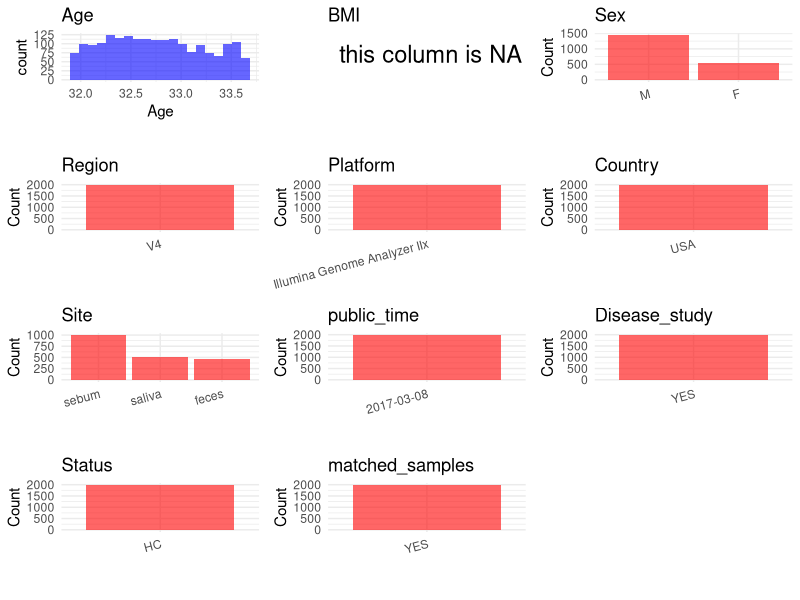

Write the R code that produced this figure. (Note: this script raises an error after producing the figure.)
## ---- chunk 1
# Load necessary libraries
library(dplyr)
library(ggplot2)
library(cowplot)
library(readxl)

# Set working directory (update this path to your local directory)
setwd("D:/oral_project/PRJEB19825")

# Read the initial metadata files
initial_meta<-read.csv("SraRunTable.csv",header = T)

# Combine the two metadata files
#meta <- rbind(initial_meta, initial_meta1)

#Remove entries non-oral samples
#initial_meta <- subset(initial_meta,isolate %in% c("saliva","tongue coat"))

# Check the number of samples containing "HT" in Sample.Name (e.g., healthy controls)
#nrow(subset(meta, grepl("HT", Sample.Name)))

# Display the first few rows of the metadata
head(initial_meta)
## ---- chunk 2
# Create a uniform metadata dataframe
metadata <- data.frame(
  BioProject = initial_meta$BioProject,
  Run = initial_meta$Run,
  sample_name = initial_meta$host_subject_id,
  Age = initial_meta$AGE,
  BMI = NA,
  Sex = initial_meta$sex,
  Region = initial_meta$target_subfragment..exp.,
  Platform = initial_meta$Instrument,
  Country = initial_meta$geo_loc_name_country,
  Site = initial_meta$env_material,
  public_time = "2017-03-08",
  PCR_primers = initial_meta$pcr_primers..exp.,
  stringsAsFactors = FALSE
)
## ---- chunk 3
metadata <- metadata %>%
  mutate(Sex = recode(Sex, "female" = "F", "male" = "M"))
## ---- chunk 4
# Add information obtained from the publication
metadata$title <- "Moving pictures of the human microbiome"
metadata$Disease_study <- "YES"
# Assign disease status based on sample_name patterns
metadata$Status <- "HC"
#get subjects id with Saliva available
keep_subjects<-subset(metadata,Site %in% "saliva")
#remove subjects without Saliva samples
metadata<-subset(metadata,sample_name %in% keep_subjects$sample_name)

#get subjects sampling counts
sample_counts <- table(metadata$sample_name)
# Create matched_samples column, any subjects have >=2 samples will be label "YES", otherwise "NO"
metadata$matched_samples <- ifelse(metadata$sample_name %in% names(sample_counts[sample_counts >= 2]), "YES", "NO")

## ---- chunk 5
# Check the number of unique runs and sample names
print(paste("Number of unique runs:", length(unique(metadata$Run))))
print(paste("Number of unique sample names:", length(unique(metadata$sample_name))))
## ---- chunk 6
# Select columns for visualization
plot_data <- metadata %>%
  select(-BioProject, -Run, -sample_name, -title)

# Function to create simple plots for each column
create_simple_plots <- function(data) {
  plots <- list()
  
  for (col in colnames(data)) {
    # Check if the column is all NA
    if (all(is.na(data[[col]]))) {
      # Create an empty plot with text indicating all NA
      p <- ggplot() +
        annotate("text", x = 0.5, y = 0.5, label = "this column is NA", size = 6) +
        labs(title = col) +
        theme_void()
    } else if (is.numeric(data[[col]])) {
      # Numeric variable: histogram
      p <- ggplot(data, aes(x = .data[[col]])) +
        geom_histogram(fill = "blue", alpha = 0.6, bins = 20, na.rm = TRUE) +
        labs(title = col) +
        theme_minimal()
    } else {
      # Categorical variable: bar plot (remove NA values)
      count_data <- as.data.frame(table(data[[col]], useNA = "ifany"))
      p <- ggplot(count_data, aes(x = reorder(Var1, -Freq), y = Freq)) +
        geom_col(fill = "red", alpha = 0.6) +
        labs(title = col, x = NULL, y = "Count") +
        theme_minimal() +
        theme(axis.text.x = element_text(angle = 15, hjust = 1))
    }
    plots[[col]] <- p
  }
  
  return(plots)
}

# Generate and arrange plots
plots <- create_simple_plots(plot_data)
p<-plot_grid(plots$Age, 
          plots$BMI, 
          plots$Sex, 
          plots$Region, 
          plots$Platform, 
          plots$Country, 
          plots$Site,
          plots$public_time, 
          plots$Disease_study,
          plots$Status,
          plots$matched_samples,# add 
          ncol = 3, align = "hv", axis = "lb")
ggsave("Metadata_Summary.png", plot = p, width = 8, height = 6, dpi = 150)
## ---- chunk 7
knitr::include_graphics("Metadata_Summary.png")
## ---- chunk 8
# Reorder columns to match the desired format
metadata <- metadata[, c(
  "BioProject", "Run", "sample_name", "Age", "BMI", "Sex", 
  "Region", "Platform", "Country", "Site", "public_time", 
  "PCR_primers", "title", "Disease_study", "Status","matched_samples"
)]

# Export the uniform metadata to a CSV file
write.csv(metadata, file = "metadata.csv", quote = FALSE)
head(metadata)
